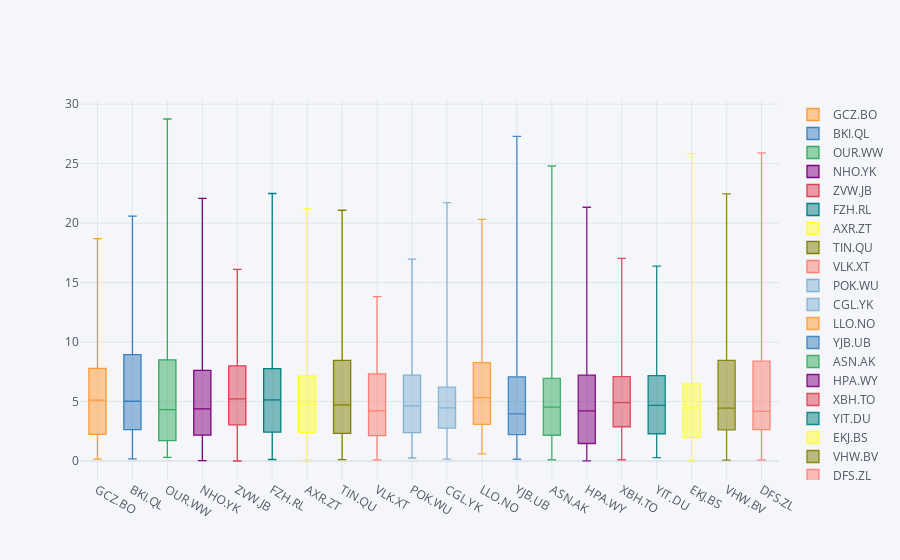

Notebook code cell kept with this figure:
### Code cell
# And you are all set!
cf.datagen.box(20).iplot(kind='box')
